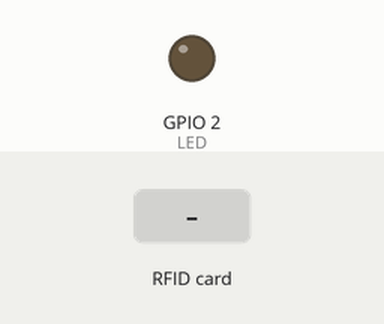
The sketch below on a simulated ESP32. Parts: output pins drawn as LEDs (lit = HIGH). The test bench sets the inputs (shaded band). WiFi joins after 1.5 s; servers stay silent unless stated; uploads are accepted with an empty reply; what the sketch prints to the serial monitor is not drawn.

Above: at 2.8 s.
2.9 s: RFID card 83 30 00 00 held to the reader
At 4.0 s:
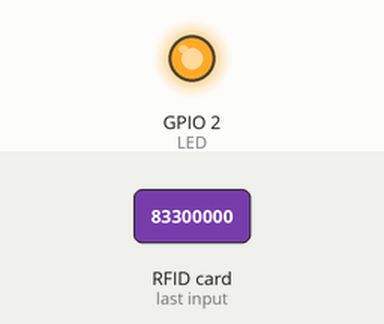
4.8 s: RFID card 5E 7A 19 C4 held to the reader
Timing chart, 0 to 14.0 s (numbered marks = the images above; inputs shaded):
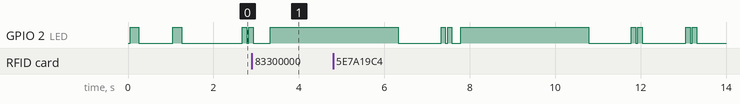

The sketch:

arduino.ino
```cpp
#include<SPI.h>
#include<MFRC522.h>
#include <WiFi.h>
#include <HTTPClient.h>
#define RST_PIN 4
#define SS_PIN 5
#define CONNECTION_TIMEOUT 10
MFRC522 mfrc522(SS_PIN, RST_PIN);
String cardID;
String token = "null";
char floatbutVar[32];

const int LED = 2;

const String Server = "http://sugai.ru/";

const char* ssid = "Pixel_7787";
const char* password = "83300000";


void connect() {
   WiFi.begin(ssid, password);
   int timeout_counter = 0;

   while(WiFi.status() != WL_CONNECTED){
      Serial.print(".");
      if (timeout_counter % 5 == 0) {
          digitalWrite(LED,HIGH);
      }
          delay(200);
      if (timeout_counter % 5 == 0) {
          digitalWrite(LED,LOW);
      }
      timeout_counter++;
      if(timeout_counter >= CONNECTION_TIMEOUT*5){
         ESP.restart();
      }
   }
}

void setup() {
  digitalWrite(LED,LOW);

  Serial.begin(115200);
  SPI.begin();

  pinMode(LED, OUTPUT);


  mfrc522.PCD_Init();
  WiFi.mode(WIFI_STA);
  connect();

  Serial.print("Сonnected to ");
  Serial.println(ssid);

  Serial.print("IP address:\t");
  Serial.println(WiFi.localIP());


}

void loop() {
  rfid_uid();
  digitalWrite(LED,LOW);
  delay(1000);
  digitalWrite(LED,HIGH);
  delay(100);
  digitalWrite(LED,LOW);
  delay(50);
  digitalWrite(LED,HIGH);
  delay(100);
  digitalWrite(LED,LOW);
}

void rfid_uid(){
  if(!mfrc522.PICC_IsNewCardPresent()|| !mfrc522.PICC_ReadCardSerial() ){
    return;
    }
  String cardID = "" + String(mfrc522.uid.uidByte[0], HEX)+"%20"+String(mfrc522.uid.uidByte[1], HEX)+"%20"+String(mfrc522.uid.uidByte[2], HEX)+"%20"+String(mfrc522.uid.uidByte[3], HEX);
  Serial.println(cardID);
  if ((WiFi.status() == WL_CONNECTED)){
    HTTPClient http;
    if (token.equals("null")) {
      http.begin(Server + "api/token/client/?client_id=4&client_secret=ercYE7CDSMdKV2EtZF8kqSA9zPU7fbuKzaBfMtra");
      int httpCode = http.GET();
      if (httpCode != 200) {
        Serial.println("Error 1: "+httpCode);
        token = "null";
        http.end();
        return;
      }
      Serial.print("ResponseCode:  ");
      Serial.println(httpCode);
      token = http.getString();
      Serial.println("token:" + token);
      http.end();
    }
    http.end();
    HTTPClient http2;
    http2.begin(Server + "api/client/event?card_id="+cardID);
    http2.addHeader("Authorization","Bearer " + token);
    int httpCode2 = http2.GET ();
    Serial.println(httpCode2);
    Serial.println(http2.getString().substring(0, 100));
    if ((httpCode2 == 200) || (httpCode2 == 401)) {
      if(httpCode2 == 200){
        digitalWrite(LED, HIGH);
        Serial.println("Success");
        delay(3000);
        digitalWrite(LED, LOW);
        http2.end();
        return;
      }else{
        Serial.println("bad token");
        token = "null";
      }
    }
    else{
      Serial.println("Error 2: "+httpCode2);
    }
    digitalWrite(LED, LOW);
    delay(3000);
    http2.end();
    // освобождаем ресурсы микроконтроллера
  } else{
    Serial.print("НЕТ ПОДКЛЮЧЕНИЯ К WI-FI");
    WiFi.disconnect();
    connect();
  }
}
```
